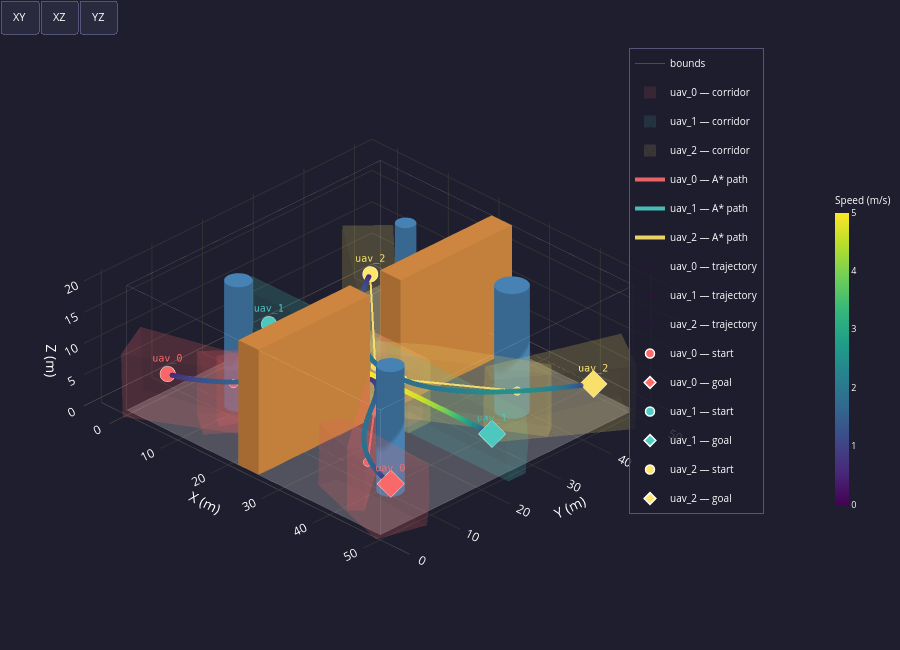

This figure's notebook cell:
### Code cell
# ── Cell 4 — Trajectory Generation (STO) ────────────────────────────────────
from trajectory_generator import generate_trajectories, TrajectoryResult, STOConfig
import logging
logging.getLogger("trajectory_generator").setLevel(logging.WARNING)

sto_cfg = STOConfig.from_yaml(PLANNER_CONFIG)
print(f"✓  STO config   [{os.path.basename(PLANNER_CONFIG)}]  "
      f"max_iter={sto_cfg.max_iter}  adaptive={sto_cfg.adaptive_weights}  "
      f"cost={sto_cfg.corridor_cost_type.upper()}")

# ── Optimise trajectories (runs STO per UAV) ─────────────────────────────────
try:
    trajectories = generate_trajectories(fleet, paths, corridors, sto_cfg, verbose=True)
except RuntimeError as exc:
    print(f"\n✗  STO FAILED — {exc}")
    raise

# ── Summary ───────────────────────────────────────────────────────────────────
print(f"\n{'─'*62}")
for tr in trajectories:
    print(f"  ✓  {tr.uav_id:<10}  "
          f"T={tr.total_time:.1f} s  "
          f"max_v={tr.vel_norm.max():.2f} m/s  "
          f"jerk={tr.jerk_cost:.4f}  "
          f"viol_corr={tr.violations['corridor']:.4f}  "
          f"({tr.runtime:.0f} s)")
print(f"{'─'*62}")

# ── Visualisation — environment + paths + corridors + trajectories ────────────
plot_environment_3d(env, fleet=fleet, paths=paths, corridors=corridors,
                    trajectories=trajectories)

### Figure 1 — Plotly figure (JSON) as saved in the notebook; plotly's stock layout.template omitted (floating-point values rounded to 4 significant figures; data arrays with more than 128 entries replaced by an {"elided": "..."} marker saying what was removed)
{"data": [{"color": "#EFEFEF", "flatshading": true, "hoverinfo": "skip", "i": [0, 0], "j": [1, 2], "k": [2, 3], "name": "floor", "opacity": 0.25, "showscale": false, "type": "mesh3d", "x": [0, 50, 50, 0], "y": [0, 0, 50, 50], "z": [0, 0, 0, 0]}, {"hoverinfo": "skip", "line": {"color": "white", "width": 1}, "mode": "lines", "name": "bounds", "opacity": 0.2, "type": "scatter3d", "x": [0, 50, null, 50, 50, null, 50, 0, null, 0, 0, null, 0, 50, null, 50, 50, null, 50, 0, null, 0, 0, null, 0, 0, null, 50, 50, null, 50, 50, null, 0, 0, null], "y": [0, 0, null, 0, 50, null, 50, 50, null, 50, 0, null, 0, 0, null, 0, 50, null, 50, 50, null, 50, 0, null, 0, 0, null, 0, 0, null, 50, 50, null, 50, 50, null], "z": [0, 0, null, 0, 0, null, 0, 0, null, 0, 0, null, 20, 20, null, 20, 20, null, 20, 20, null, 20, 20, null, 0, 20, null, 0, 20, null, 0, 20, null, 0, 20, null]}, {"color": "#4682B4", "flatshading": false, "hoverinfo": "skip", "i": {"elided": "160 int values"}, "j": {"elided": "160 int values"}, "k": {"elided": "160 int values"}, "name": "cyl_0", "opacity": 1, "showscale": false, "type": "mesh3d", "x": [12.0, 11.98, 11.9, 11.78, 11.62, 11.41, 11.18, 10.91, 10.62, 10.31, 10.0, 9.687, 9.382, 9.092, 8.824, 8.586, 8.382, 8.218, 8.098, 8.025, 8.0, 8.025, 8.098, 8.218, 8.382, 8.586, 8.824, 9.092, 9.382, 9.687, 10.0, 10.31, 10.62, 10.91, 11.18, 11.41, 11.62, 11.78, 11.9, 11.98, 12.0, 11.98, 11.9, 11.78, 11.62, 11.41, 11.18, 10.91, 10.62, 10.31, 10.0, 9.687, 9.382, 9.092, 8.824, 8.586, 8.382, 8.218, 8.098, 8.025, 8.0, 8.025, 8.098, 8.218, 8.382, 8.586, 8.824, 9.092, 9.382, 9.687, 10.0, 10.31, 10.62, 10.91, 11.18, 11.41, 11.62, 11.78, 11.9, 11.98, 10.0, 10.0], "y": [12.0, 12.31, 12.62, 12.91, 13.18, 13.41, 13.62, 13.78, 13.9, 13.98, 14.0, 13.98, 13.9, 13.78, 13.62, 13.41, 13.18, 12.91, 12.62, 12.31, 12.0, 11.69, 11.38, 11.09, 10.82, 10.59, 10.38, 10.22, 10.1, 10.02, 10.0, 10.02, 10.1, 10.22, 10.38, 10.59, 10.82, 11.09, 11.38, 11.69, 12.0, 12.31, 12.62, 12.91, 13.18, 13.41, 13.62, 13.78, 13.9, 13.98, 14.0, 13.98, 13.9, 13.78, 13.62, 13.41, 13.18, 12.91, 12.62, 12.31, 12.0, 11.69, 11.38, 11.09, 10.82, 10.59, 10.38, 10.22, 10.1, 10.02, 10.0, 10.02, 10.1, 10.22, 10.38, 10.59, 10.82, 11.09, 11.38, 11.69, 12.0, 12.0], "z": [0.0, 0.0, 0.0, 0.0, 0.0, 0.0, 0.0, 0.0, 0.0, 0.0, 0.0, 0.0, 0.0, 0.0, 0.0, 0.0, 0.0, 0.0, 0.0, 0.0, 0.0, 0.0, 0.0, 0.0, 0.0, 0.0, 0.0, 0.0, 0.0, 0.0, 0.0, 0.0, 0.0, 0.0, 0.0, 0.0, 0.0, 0.0, 0.0, 0.0, 20.0, 20.0, 20.0, 20.0, 20.0, 20.0, 20.0, 20.0, 20.0, 20.0, 20.0, 20.0, 20.0, 20.0, 20.0, 20.0, 20.0, 20.0, 20.0, 20.0, 20.0, 20.0, 20.0, 20.0, 20.0, 20.0, 20.0, 20.0, 20.0, 20.0, 20.0, 20.0, 20.0, 20.0, 20.0, 20.0, 20.0, 20.0, 20.0, 20.0, 0.0, 20.0]}, {"color": "#4682B4", "flatshading": false, "hoverinfo": "skip", "i": {"elided": "160 int values"}, "j": {"elided": "160 int values"}, "k": {"elided": "160 int values"}, "name": "cyl_1", "opacity": 1, "showscale": false, "type": "mesh3d", "x": [40.5, 40.47, 40.38, 40.23, 40.02, 39.77, 39.47, 39.13, 38.77, 38.39, 38.0, 37.61, 37.23, 36.87, 36.53, 36.23, 35.98, 35.77, 35.62, 35.53, 35.5, 35.53, 35.62, 35.77, 35.98, 36.23, 36.53, 36.87, 37.23, 37.61, 38.0, 38.39, 38.77, 39.13, 39.47, 39.77, 40.02, 40.23, 40.38, 40.47, 40.5, 40.47, 40.38, 40.23, 40.02, 39.77, 39.47, 39.13, 38.77, 38.39, 38.0, 37.61, 37.23, 36.87, 36.53, 36.23, 35.98, 35.77, 35.62, 35.53, 35.5, 35.53, 35.62, 35.77, 35.98, 36.23, 36.53, 36.87, 37.23, 37.61, 38.0, 38.39, 38.77, 39.13, 39.47, 39.77, 40.02, 40.23, 40.38, 40.47, 38.0, 38.0], "y": [38.0, 38.39, 38.77, 39.13, 39.47, 39.77, 40.02, 40.23, 40.38, 40.47, 40.5, 40.47, 40.38, 40.23, 40.02, 39.77, 39.47, 39.13, 38.77, 38.39, 38.0, 37.61, 37.23, 36.87, 36.53, 36.23, 35.98, 35.77, 35.62, 35.53, 35.5, 35.53, 35.62, 35.77, 35.98, 36.23, 36.53, 36.87, 37.23, 37.61, 38.0, 38.39, 38.77, 39.13, 39.47, 39.77, 40.02, 40.23, 40.38, 40.47, 40.5, 40.47, 40.38, 40.23, 40.02, 39.77, 39.47, 39.13, 38.77, 38.39, 38.0, 37.61, 37.23, 36.87, 36.53, 36.23, 35.98, 35.77, 35.62, 35.53, 35.5, 35.53, 35.62, 35.77, 35.98, 36.23, 36.53, 36.87, 37.23, 37.61, 38.0, 38.0], "z": [0.0, 0.0, 0.0, 0.0, 0.0, 0.0, 0.0, 0.0, 0.0, 0.0, 0.0, 0.0, 0.0, 0.0, 0.0, 0.0, 0.0, 0.0, 0.0, 0.0, 0.0, 0.0, 0.0, 0.0, 0.0, 0.0, 0.0, 0.0, 0.0, 0.0, 0.0, 0.0, 0.0, 0.0, 0.0, 0.0, 0.0, 0.0, 0.0, 0.0, 20.0, 20.0, 20.0, 20.0, 20.0, 20.0, 20.0, 20.0, 20.0, 20.0, 20.0, 20.0, 20.0, 20.0, 20.0, 20.0, 20.0, 20.0, 20.0, 20.0, 20.0, 20.0, 20.0, 20.0, 20.0, 20.0, 20.0, 20.0, 20.0, 20.0, 20.0, 20.0, 20.0, 20.0, 20.0, 20.0, 20.0, 20.0, 20.0, 20.0, 0.0, 20.0]}, {"color": "#4682B4", "flatshading": false, "hoverinfo": "skip", "i": {"elided": "160 int values"}, "j": {"elided": "160 int values"}, "k": {"elided": "160 int values"}, "name": "cyl_2", "opacity": 1, "showscale": false, "type": "mesh3d", "x": [16.5, 16.48, 16.43, 16.34, 16.21, 16.06, 15.88, 15.68, 15.46, 15.23, 15.0, 14.77, 14.54, 14.32, 14.12, 13.94, 13.79, 13.66, 13.57, 13.52, 13.5, 13.52, 13.57, 13.66, 13.79, 13.94, 14.12, 14.32, 14.54, 14.77, 15.0, 15.23, 15.46, 15.68, 15.88, 16.06, 16.21, 16.34, 16.43, 16.48, 16.5, 16.48, 16.43, 16.34, 16.21, 16.06, 15.88, 15.68, 15.46, 15.23, 15.0, 14.77, 14.54, 14.32, 14.12, 13.94, 13.79, 13.66, 13.57, 13.52, 13.5, 13.52, 13.57, 13.66, 13.79, 13.94, 14.12, 14.32, 14.54, 14.77, 15.0, 15.23, 15.46, 15.68, 15.88, 16.06, 16.21, 16.34, 16.43, 16.48, 15.0, 15.0], "y": [40.0, 40.23, 40.46, 40.68, 40.88, 41.06, 41.21, 41.34, 41.43, 41.48, 41.5, 41.48, 41.43, 41.34, 41.21, 41.06, 40.88, 40.68, 40.46, 40.23, 40.0, 39.77, 39.54, 39.32, 39.12, 38.94, 38.79, 38.66, 38.57, 38.52, 38.5, 38.52, 38.57, 38.66, 38.79, 38.94, 39.12, 39.32, 39.54, 39.77, 40.0, 40.23, 40.46, 40.68, 40.88, 41.06, 41.21, 41.34, 41.43, 41.48, 41.5, 41.48, 41.43, 41.34, 41.21, 41.06, 40.88, 40.68, 40.46, 40.23, 40.0, 39.77, 39.54, 39.32, 39.12, 38.94, 38.79, 38.66, 38.57, 38.52, 38.5, 38.52, 38.57, 38.66, 38.79, 38.94, 39.12, 39.32, 39.54, 39.77, 40.0, 40.0], "z": [0.0, 0.0, 0.0, 0.0, 0.0, 0.0, 0.0, 0.0, 0.0, 0.0, 0.0, 0.0, 0.0, 0.0, 0.0, 0.0, 0.0, 0.0, 0.0, 0.0, 0.0, 0.0, 0.0, 0.0, 0.0, 0.0, 0.0, 0.0, 0.0, 0.0, 0.0, 0.0, 0.0, 0.0, 0.0, 0.0, 0.0, 0.0, 0.0, 0.0, 20.0, 20.0, 20.0, 20.0, 20.0, 20.0, 20.0, 20.0, 20.0, 20.0, 20.0, 20.0, 20.0, 20.0, 20.0, 20.0, 20.0, 20.0, 20.0, 20.0, 20.0, 20.0, 20.0, 20.0, 20.0, 20.0, 20.0, 20.0, 20.0, 20.0, 20.0, 20.0, 20.0, 20.0, 20.0, 20.0, 20.0, 20.0, 20.0, 20.0, 0.0, 20.0]}, {"color": "#4682B4", "flatshading": false, "hoverinfo": "skip", "i": {"elided": "160 int values"}, "j": {"elided": "160 int values"}, "k": {"elided": "160 int values"}, "name": "cyl_3", "opacity": 1, "showscale": false, "type": "mesh3d", "x": [44.0, 43.98, 43.9, 43.78, 43.62, 43.41, 43.18, 42.91, 42.62, 42.31, 42.0, 41.69, 41.38, 41.09, 40.82, 40.59, 40.38, 40.22, 40.1, 40.02, 40.0, 40.02, 40.1, 40.22, 40.38, 40.59, 40.82, 41.09, 41.38, 41.69, 42.0, 42.31, 42.62, 42.91, 43.18, 43.41, 43.62, 43.78, 43.9, 43.98, 44.0, 43.98, 43.9, 43.78, 43.62, 43.41, 43.18, 42.91, 42.62, 42.31, 42.0, 41.69, 41.38, 41.09, 40.82, 40.59, 40.38, 40.22, 40.1, 40.02, 40.0, 40.02, 40.1, 40.22, 40.38, 40.59, 40.82, 41.09, 41.38, 41.69, 42.0, 42.31, 42.62, 42.91, 43.18, 43.41, 43.62, 43.78, 43.9, 43.98, 42.0, 42.0], "y": [10.0, 10.31, 10.62, 10.91, 11.18, 11.41, 11.62, 11.78, 11.9, 11.98, 12.0, 11.98, 11.9, 11.78, 11.62, 11.41, 11.18, 10.91, 10.62, 10.31, 10.0, 9.687, 9.382, 9.092, 8.824, 8.586, 8.382, 8.218, 8.098, 8.025, 8.0, 8.025, 8.098, 8.218, 8.382, 8.586, 8.824, 9.092, 9.382, 9.687, 10.0, 10.31, 10.62, 10.91, 11.18, 11.41, 11.62, 11.78, 11.9, 11.98, 12.0, 11.98, 11.9, 11.78, 11.62, 11.41, 11.18, 10.91, 10.62, 10.31, 10.0, 9.687, 9.382, 9.092, 8.824, 8.586, 8.382, 8.218, 8.098, 8.025, 8.0, 8.025, 8.098, 8.218, 8.382, 8.586, 8.824, 9.092, 9.382, 9.687, 10.0, 10.0], "z": [0.0, 0.0, 0.0, 0.0, 0.0, 0.0, 0.0, 0.0, 0.0, 0.0, 0.0, 0.0, 0.0, 0.0, 0.0, 0.0, 0.0, 0.0, 0.0, 0.0, 0.0, 0.0, 0.0, 0.0, 0.0, 0.0, 0.0, 0.0, 0.0, 0.0, 0.0, 0.0, 0.0, 0.0, 0.0, 0.0, 0.0, 0.0, 0.0, 0.0, 20.0, 20.0, 20.0, 20.0, 20.0, 20.0, 20.0, 20.0, 20.0, 20.0, 20.0, 20.0, 20.0, 20.0, 20.0, 20.0, 20.0, 20.0, 20.0, 20.0, 20.0, 20.0, 20.0, 20.0, 20.0, 20.0, 20.0, 20.0, 20.0, 20.0, 20.0, 20.0, 20.0, 20.0, 20.0, 20.0, 20.0, 20.0, 20.0, 20.0, 0.0, 20.0]}, {"color": "#CD853F", "flatshading": true, "hoverinfo": "skip", "i": [7, 0, 0, 0, 4, 4, 6, 6, 4, 0, 3, 2], "j": [3, 4, 1, 2, 5, 6, 5, 2, 0, 1, 6, 3], "k": [0, 7, 2, 7, 6, 7, 1, 1, 5, 5, 7, 6], "name": "passage_wall_south", "opacity": 1, "showscale": false, "type": "mesh3d", "x": [22, 26, 26, 22, 22, 26, 26, 22], "y": [0, 0, 22, 22, 0, 0, 22, 22], "z": [0, 0, 0, 0, 20, 20, 20, 20]}, {"color": "#CD853F", "flatshading": true, "hoverinfo": "skip", "i": [7, 0, 0, 0, 4, 4, 6, 6, 4, 0, 3, 2], "j": [3, 4, 1, 2, 5, 6, 5, 2, 0, 1, 6, 3], "k": [0, 7, 2, 7, 6, 7, 1, 1, 5, 5, 7, 6], "name": "passage_wall_north", "opacity": 1, "showscale": false, "type": "mesh3d", "x": [22, 26, 26, 22, 22, 26, 26, 22], "y": [28, 28, 50, 50, 28, 28, 50, 50], "z": [0, 0, 0, 0, 20, 20, 20, 20]}, {"color": "#FF6B6B", "flatshading": true, "hoverinfo": "skip", "i": [1, 1, 1, 1, 3, 3, 3, 7, 7, 6, 6, 6, 6, 6, 6, 6], "j": [9, 9, 8, 0, 1, 4, 1, 9, 4, 9, 8, 7, 0, 3, 3, 7], "k": [8, 2, 5, 5, 2, 2, 0, 2, 2, 8, 5, 9, 5, 0, 4, 4], "legendgroup": "uav_0_corridor", "name": "uav_0 — corridor", "opacity": 0.12, "showlegend": true, "showscale": false, "type": "mesh3d", "x": [16.62, 18.32, 18.55, 16.62, 16.9, -3.01, -3.01, -2.83, 0.5729, 0.804], "y": [10.37, 6.88, 6.992, 10.65, 10.38, 5.639, 6.026, 5.856, -1.737, -1.625], "z": [10.38, 10.38, 0.3801, 5.723, 0.3801, 9.87, 3.284, -0.1268, 9.87, -0.1268]}, {"color": "#FF6B6B", "flatshading": true, "hoverinfo": "skip", "i": [6, 6, 9, 9, 9, 9, 2, 2, 2, 7, 7, 7, 7, 7, 7, 7], "j": [1, 5, 1, 5, 4, 4, 1, 1, 4, 6, 9, 9, 4, 2, 6, 2], "k": [0, 1, 3, 1, 3, 8, 3, 0, 3, 5, 5, 8, 8, 4, 0, 0], "legendgroup": "uav_0_corridor", "name": "uav_0 — corridor", "opacity": 0.12, "showlegend": false, "showscale": false, "type": "mesh3d", "x": [7.917, 12.75, 12.63, 20.25, 17.61, 12.75, 7.917, 12.63, 17.61, 20.25], "y": [5.875, 2.25, 11.17, 12.25, 14.23, 2.25, 5.875, 11.17, 14.23, 12.25], "z": [0.25, 0.25, 0.25, 0.25, 0.25, 10.25, 10.25, 10.25, 10.25, 10.25]}, {"color": "#FF6B6B", "flatshading": true, "hoverinfo": "skip", "i": [0, 0, 0, 10, 10, 10, 12, 12, 12, 12, 5, 5, 5, 5, 11, 11, 11, 11, 8, 8, 8, 8, 8, 8, 8, 8], "j": [4, 14, 14, 6, 1, 6, 3, 1, 3, 14, 4, 3, 3, 6, 14, 10, 12, 12, 6, 5, 0, 5, 10, 11, 0, 11], "k": [2, 4, 13, 1, 9, 7, 1, 9, 4, 4, 2, 1, 4, 1, 13, 9, 9, 14, 7, 6, 2, 2, 7, 10, 13, 13], "legendgroup": "uav_0_corridor", "name": "uav_0 — corridor", "opacity": 0.12, "showlegend": false, "showscale": false, "type": "mesh3d", "x": [16.93, 12.73, 10.79, 12.73, 12.69, 10.79, 10.83, 17.01, 16.93, 24.3, 24.2, 24.17, 24.3, 24.17, 24.26], "y": [20.59, 5.492, 6.867, 5.492, 5.522, 6.867, 6.834, 20.61, 20.59, 27.57, 27.64, 27.66, 27.57, 27.66, 27.6], "z": [0.25, 10.25, 0.25, 4.75, 0.25, 5.75, 10.25, 10.25, 5.75, 10.25, 10.25, 5.75, 4.75, 0.25, 0.25]}, {"color": "#FF6B6B", "flatshading": true, "hoverinfo": "skip", "i": [13, 13, 13, 13, 1, 1, 1, 1, 5, 5, 5, 5, 4, 4, 4, 4, 15, 15, 15, 15, 15, 15, 15, 15, 12, 12, 12, 12, 12, 12, 12, 12], "j": [10, 10, 16, 16, 10, 10, 2, 7, 10, 10, 6, 7, 2, 6, 2, 6, 2, 16, 1, 1, 4, 4, 16, 17, 6, 13, 5, 5, 4, 4, 13, 17], "k": [11, 9, 9, 14, 9, 8, 7, 8, 11, 8, 7, 8, 0, 3, 7, 7, 0, 9, 9, 2, 0, 17, 14, 14, 3, 11, 11, 6, 3, 17, 14, 14], "legendgroup": "uav_0_corridor", "name": "uav_0 — corridor", "opacity": 0.12, "showlegend": false, "showscale": false, "type": "mesh3d", "x": [16.75, 16.75, 16.75, 31.25, 24, 31.25, 31.25, 24, 24, 16.75, 24, 31.25, 31.25, 31.25, 24.0, 16.75, 16.75, 24], "y": [27.23, 22.93, 23.15, 27.23, 27.25, 22.93, 23.15, 22.97, 22.74, 22.93, 22.74, 22.93, 27.23, 27.2, 27.22, 27.23, 27.2, 27.25], "z": [0.25, 4.75, 0.25, 0.25, 0.25, 4.75, 0.25, 0.25, 4.75, 10.25, 10.25, 10.25, 5.75, 10.25, 10.25, 5.75, 10.25, 5.75]}, {"color": "#FF6B6B", "flatshading": true, "hoverinfo": "skip", "i": [0, 0, 9, 9, 9, 9, 3, 3, 3, 5, 5, 5, 5, 5, 5, 5], "j": [8, 8, 8, 7, 7, 4, 7, 7, 0, 8, 9, 9, 0, 3, 4, 3], "k": [1, 6, 6, 6, 2, 2, 2, 6, 6, 1, 8, 4, 1, 0, 2, 2], "legendgroup": "uav_0_corridor", "name": "uav_0 — corridor", "opacity": 0.12, "showlegend": false, "showscale": false, "type": "mesh3d", "x": [29.0, 29.0, 22.86, 23.24, 22.86, 23.24, 43.99, 42.1, 43.99, 42.1], "y": [22.91, 22.91, 26.93, 27.26, 26.93, 27.26, 2.937, 1.282, 2.937, 1.282], "z": [0.25, 10.25, 0.25, 0.25, 10.25, 10.25, 0.25, 0.25, 10.25, 10.25]}, {"color": "#FF6B6B", "flatshading": true, "hoverinfo": "skip", "i": [1, 1, 5, 5, 5, 6, 6, 6, 11, 11, 11, 11, 11, 8, 8, 8, 13, 13, 13, 13, 13, 13, 13, 13], "j": [4, 4, 1, 10, 10, 4, 2, 7, 1, 2, 10, 6, 6, 4, 7, 5, 10, 11, 11, 6, 6, 8, 5, 8], "k": [2, 3, 3, 1, 9, 2, 0, 4, 2, 0, 1, 0, 12, 3, 4, 3, 9, 12, 10, 7, 12, 7, 9, 5], "legendgroup": "uav_0_corridor", "name": "uav_0 — corridor", "opacity": 0.12, "showlegend": false, "showscale": false, "type": "mesh3d", "x": [52.86, 34.78, 50.65, 34.41, 50.28, 35.22, 52.74, 52.48, 42.64, 35.55, 35.67, 41.84, 41.87, 41.79], "y": [6.673, 3.23, -1.214, 3.334, -1.11, 6.255, 7.031, 6.738, 6.941, 6.721, 6.414, 6.94, 7.275, 7.272], "z": [9.804, 10.44, 9.804, 0.4462, -0.1887, 0.4462, 4.32, -0.1887, 0.1781, 5.481, 10.44, 10.22, 5.022, 4.959]}, {"color": "#4ECDC4", "flatshading": true, "hoverinfo": "skip", "i": [13, 13, 13, 13, 1, 1, 1, 1, 7, 7, 7, 7, 4, 4, 4, 4, 16, 16, 16, 16, 16, 16, 16, 16, 12, 12, 12, 12, 12, 12, 12, 12], "j": [10, 10, 14, 14, 10, 10, 2, 6, 10, 10, 5, 6, 2, 5, 2, 5, 2, 14, 1, 1, 4, 4, 14, 17, 5, 13, 7, 7, 4, 4, 13, 17], "k": [11, 9, 9, 15, 9, 8, 6, 8, 11, 8, 6, 8, 0, 3, 6, 6, 0, 9, 9, 2, 0, 17, 15, 15, 3, 11, 11, 5, 3, 17, 15, 15], "legendgroup": "uav_1_corridor", "name": "uav_1 — corridor", "opacity": 0.12, "showlegend": true, "showscale": false, "type": "mesh3d", "x": [-2.0, -2.0, -2.0, 52, 25, 52, 25, 52, 25, -2.0, 25, 52, 52, 52, -2, 25, -2, 25], "y": [26.69, 22.75, 23.31, 26.69, 26.72, 23.31, 23.28, 22.75, 22.72, 23.31, 23.28, 23.31, 27.25, 26.69, 26.69, 26.72, 27.25, 27.28], "z": [8.882e-16, 5.0, 0, 8.882e-16, 0, 0, 0, 5.0, 5.0, 10, 10, 10, 5.0, 10, 10, 10, 5.0, 5.0]}, {"color": "#FFE66D", "flatshading": true, "hoverinfo": "skip", "i": [11, 11, 11, 11, 7, 7, 7, 7, 2, 2, 2, 2, 4, 4, 4, 4, 4, 4, 4, 4], "j": [9, 10, 9, 0, 11, 0, 1, 11, 1, 10, 7, 7, 9, 9, 2, 2, 0, 0, 7, 7], "k": [8, 8, 3, 3, 10, 6, 10, 0, 10, 8, 1, 5, 3, 8, 8, 5, 6, 3, 6, 5], "legendgroup": "uav_2_corridor", "name": "uav_2 — corridor", "opacity": 0.12, "showlegend": true, "showscale": false, "type": "mesh3d", "x": [-3.219, 1.643, 25.48, 25.35, 25.3, 25.38, -3.282, -3.232, 25.66, 25.53, 1.892, 1.82], "y": [45.64, 50.9, 22.96, 22.68, 22.71, 22.86, 45.68, 45.76, 23.08, 22.87, 51.07, 50.95], "z": [-0.0469, 9.953, 10.3, 0.2973, 6.234, 10.3, 7.61, 9.953, 5.471, 0.2973, 2.893, -0.0469]}, {"color": "#FFE66D", "flatshading": true, "hoverinfo": "skip", "i": [3, 3, 3, 3, 3, 3, 3, 3, 7, 7, 7, 7, 11, 11, 11, 11, 11, 11, 11, 11], "j": [1, 4, 1, 4, 9, 6, 9, 2, 1, 2, 1, 10, 7, 9, 9, 7, 4, 6, 4, 10], "k": [5, 0, 2, 5, 6, 0, 8, 8, 2, 8, 5, 5, 8, 8, 6, 10, 0, 0, 5, 5], "legendgroup": "uav_2_corridor", "name": "uav_2 — corridor", "opacity": 0.12, "showlegend": false, "showscale": false, "type": "mesh3d", "x": [32.75, 17.25, 17.25, 25.0, 32.75, 25.0, 32.75, 17.25, 17.25, 25.0, 25.0, 32.75], "y": [27.12, 22.77, 27.13, 27.25, 22.77, 22.75, 27.12, 22.77, 27.13, 27.25, 22.75, 22.77], "z": [0.25, 0.25, 0.25, 0.25, 0.25, 0.25, 10.25, 10.25, 10.25, 10.25, 10.25, 10.25]}, {"color": "#FFE66D", "flatshading": true, "hoverinfo": "skip", "i": [9, 9, 5, 5, 5, 5, 0, 0, 0, 1, 1, 1, 1, 1, 1, 1], "j": [6, 8, 2, 2, 6, 8, 6, 6, 2, 5, 9, 5, 2, 0, 9, 0], "k": [7, 6, 3, 4, 3, 6, 3, 7, 3, 4, 8, 8, 4, 2, 7, 7], "legendgroup": "uav_2_corridor", "name": "uav_2 — corridor", "opacity": 0.12, "showlegend": false, "showscale": false, "type": "mesh3d", "x": [29.8, 29.8, 45.62, 47.19, 45.62, 47.19, 24.5, 22.84, 24.5, 22.84], "y": [30.24, 30.24, 38.21, 35.85, 38.21, 35.85, 22.61, 25.1, 22.61, 25.1], "z": [0.25, 10.25, 0.25, 0.25, 10.25, 10.25, 0.25, 0.25, 10.25, 10.25]}, {"color": "#FFE66D", "flatshading": true, "hoverinfo": "skip", "i": [8, 8, 8, 3, 3, 3, 3, 5, 5, 7, 7, 7, 7, 7, 7, 7], "j": [2, 0, 9, 8, 8, 0, 4, 2, 4, 3, 3, 5, 8, 8, 9, 5], "k": [1, 1, 2, 0, 6, 1, 1, 1, 1, 6, 4, 4, 9, 6, 2, 2], "legendgroup": "uav_2_corridor", "name": "uav_2 — corridor", "opacity": 0.12, "showlegend": false, "showscale": false, "type": "mesh3d", "x": [45.83, 53.95, 53.82, 39.59, 42.92, 42.8, 39.38, 39.54, 45.57, 45.69], "y": [51.75, 46.7, 46.51, 31.03, 28.96, 28.77, 31.03, 30.79, 51.75, 51.57], "z": [9.884, 9.884, -0.1134, 10.36, 10.36, 0.3661, 5.486, 0.3661, 3.86, -0.1134]}, {"hovertemplate": "<b>uav_0 — A* path</b><br>x=%{x:.1f}  y=%{y:.1f}  z=%{z:.1f}<extra></extra>", "legendgroup": "uav_0_path", "line": {"color": "#FF6B6B", "width": 4}, "mode": "lines", "name": "uav_0 — A* path", "opacity": 0.9, "showlegend": true, "type": "scatter3d", "x": [3, 11.75, 13.25, 21.75, 26.25, 40.75, 47], "y": [5, 9.25, 11.25, 23.25, 23.25, 6.75, 5], "z": [5, 5.25, 5.25, 5.25, 5.25, 5.25, 5]}, {"hoverinfo": "skip", "legendgroup": "uav_0_path", "marker": {"color": "#FF6B6B", "line": {"color": "white", "width": 1}, "size": 5}, "mode": "markers", "opacity": 0.8, "showlegend": false, "type": "scatter3d", "x": [11.75, 13.25, 21.75, 26.25, 40.75], "y": [9.25, 11.25, 23.25, 23.25, 6.75], "z": [5.25, 5.25, 5.25, 5.25, 5.25]}, {"hovertemplate": "<b>uav_1 — A* path</b><br>x=%{x:.1f}  y=%{y:.1f}  z=%{z:.1f}<extra></extra>", "legendgroup": "uav_1_path", "line": {"color": "#4ECDC4", "width": 4}, "mode": "lines", "name": "uav_1 — A* path", "opacity": 0.9, "showlegend": true, "type": "scatter3d", "x": [3, 47], "y": [25, 25], "z": [5, 5]}, {"hovertemplate": "<b>uav_2 — A* path</b><br>x=%{x:.1f}  y=%{y:.1f}  z=%{z:.1f}<extra></extra>", "legendgroup": "uav_2_path", "line": {"color": "#FFE66D", "width": 4}, "mode": "lines", "name": "uav_2 — A* path", "opacity": 0.9, "showlegend": true, "type": "scatter3d", "x": [3, 22.25, 27.75, 41.25, 47], "y": [45, 26.75, 26.75, 35.75, 45], "z": [5, 5.25, 5.25, 5.25, 5]}, {"hoverinfo": "skip", "legendgroup": "uav_2_path", "marker": {"color": "#FFE66D", "line": {"color": "white", "width": 1}, "size": 5}, "mode": "markers", "opacity": 0.8, "showlegend": false, "type": "scatter3d", "x": [22.25, 27.75, 41.25], "y": [26.75, 26.75, 35.75], "z": [5.25, 5.25, 5.25]}, {"hoverinfo": "skip", "legendgroup": "uav_0_traj", "line": {"color": "#FF6B6B", "width": 2}, "mode": "lines", "opacity": 0.35, "showlegend": false, "type": "scatter3d", "x": {"elided": "299 float values"}, "y": {"elided": "299 float values"}, "z": {"elided": "299 float values"}}, {"hovertemplate": "<b>uav_0 — trajectory</b><br>x=%{x:.1f}  y=%{y:.1f}  z=%{z:.1f}<br>speed=%{marker.color:.2f} m/s<extra></extra>", "legendgroup": "uav_0_traj", "marker": {"cmax": 5, "cmin": 0, "color": {"elided": "299 float values"}, "colorbar": {"len": 0.55, "thickness": 14, "tickfont": {"color": "white", "size": 9}, "title": {"font": {"color": "white", "size": 10}, "text": "Speed (m/s)"}, "x": 1.08}, "colorscale": [[0, "#440154"], [0.1111, "#482878"], [0.2222, "#3e4989"], [0.3333, "#31688e"], [0.4444, "#26828e"], [0.5556, "#1f9e89"], [0.6667, "#35b779"], [0.7778, "#6ece58"], [0.8889, "#b5de2b"], [1, "#fde725"]], "showscale": true, "size": 3}, "mode": "markers", "name": "uav_0 — trajectory", "opacity": 0.9, "showlegend": true, "type": "scatter3d", "x": {"elided": "299 float values"}, "y": {"elided": "299 float values"}, "z": {"elided": "299 float values"}}, {"hoverinfo": "skip", "legendgroup": "uav_1_traj", "line": {"color": "#4ECDC4", "width": 2}, "mode": "lines", "opacity": 0.35, "showlegend": false, "type": "scatter3d", "x": {"elided": "299 float values"}, "y": {"elided": "299 int values"}, "z": {"elided": "299 int values"}}, {"hovertemplate": "<b>uav_1 — trajectory</b><br>x=%{x:.1f}  y=%{y:.1f}  z=%{z:.1f}<br>speed=%{marker.color:.2f} m/s<extra></extra>", "legendgroup": "uav_1_traj", "marker": {"cmax": 5, "cmin": 0, "color": {"elided": "299 float values"}, "colorscale": [[0, "#440154"], [0.1111, "#482878"], [0.2222, "#3e4989"], [0.3333, "#31688e"], [0.4444, "#26828e"], [0.5556, "#1f9e89"], [0.6667, "#35b779"], [0.7778, "#6ece58"], [0.8889, "#b5de2b"], [1, "#fde725"]], "showscale": false, "size": 3}, "mode": "markers", "name": "uav_1 — trajectory", "opacity": 0.9, "showlegend": true, "type": "scatter3d", "x": {"elided": "299 float values"}, "y": {"elided": "299 int values"}, "z": {"elided": "299 int values"}}, {"hoverinfo": "skip", "legendgroup": "uav_2_traj", "line": {"color": "#FFE66D", "width": 2}, "mode": "lines", "opacity": 0.35, "showlegend": false, "type": "scatter3d", "x": {"elided": "299 float values"}, "y": {"elided": "299 float values"}, "z": {"elided": "299 float values"}}, {"hovertemplate": "<b>uav_2 — trajectory</b><br>x=%{x:.1f}  y=%{y:.1f}  z=%{z:.1f}<br>speed=%{marker.color:.2f} m/s<extra></extra>", "legendgroup": "uav_2_traj", "marker": {"cmax": 5, "cmin": 0, "color": {"elided": "299 float values"}, "colorscale": [[0, "#440154"], [0.1111, "#482878"], [0.2222, "#3e4989"], [0.3333, "#31688e"], [0.4444, "#26828e"], [0.5556, "#1f9e89"], [0.6667, "#35b779"], [0.7778, "#6ece58"], [0.8889, "#b5de2b"], [1, "#fde725"]], "showscale": false, "size": 3}, "mode": "markers", "name": "uav_2 — trajectory", "opacity": 0.9, "showlegend": true, "type": "scatter3d", "x": {"elided": "299 float values"}, "y": {"elided": "299 float values"}, "z": {"elided": "299 float values"}}, {"hovertemplate": "<b>uav_0 — start</b><br>x=3.0  y=5.0  z=5.0<extra></extra>", "legendgroup": "uav_0_start", "marker": {"color": "#FF6B6B", "line": {"color": "white", "width": 1.5}, "size": 9, "symbol": "circle"}, "mode": "markers+text", "name": "uav_0 — start", "showlegend": true, "text": ["uav_0"], "textfont": {"color": "#FF6B6B", "family": "monospace", "size": 10}, "textposition": "top center", "type": "scatter3d", "x": [3], "y": [5], "z": [5]}, {"hovertemplate": "<b>uav_0 — goal</b><br>x=47.0  y=5.0  z=5.0<extra></extra>", "legendgroup": "uav_0_goal", "marker": {"color": "#FF6B6B", "line": {"color": "white", "width": 1.5}, "size": 9, "symbol": "diamond"}, "mode": "markers+text", "name": "uav_0 — goal", "showlegend": true, "text": ["uav_0"], "textfont": {"color": "#FF6B6B", "family": "monospace", "size": 10}, "textposition": "top center", "type": "scatter3d", "x": [47], "y": [5], "z": [5]}, {"hoverinfo": "skip", "legendgroup": "uav_0_start", "line": {"color": "#FF6B6B", "dash": "dot", "width": 1.5}, "mode": "lines", "opacity": 0.35, "showlegend": false, "type": "scatter3d", "x": [3, 47], "y": [5, 5], "z": [5, 5]}, {"hovertemplate": "<b>uav_1 — start</b><br>x=3.0  y=25.0  z=5.0<extra></extra>", "legendgroup": "uav_1_start", "marker": {"color": "#4ECDC4", "line": {"color": "white", "width": 1.5}, "size": 9, "symbol": "circle"}, "mode": "markers+text", "name": "uav_1 — start", "showlegend": true, "text": ["uav_1"], "textfont": {"color": "#4ECDC4", "family": "monospace", "size": 10}, "textposition": "top center", "type": "scatter3d", "x": [3], "y": [25], "z": [5]}, {"hovertemplate": "<b>uav_1 — goal</b><br>x=47.0  y=25.0  z=5.0<extra></extra>", "legendgroup": "uav_1_goal", "marker": {"color": "#4ECDC4", "line": {"color": "white", "width": 1.5}, "size": 9, "symbol": "diamond"}, "mode": "markers+text", "name": "uav_1 — goal", "showlegend": true, "text": ["uav_1"], "textfont": {"color": "#4ECDC4", "family": "monospace", "size": 10}, "textposition": "top center", "type": "scatter3d", "x": [47], "y": [25], "z": [5]}, {"hoverinfo": "skip", "legendgroup": "uav_1_start", "line": {"color": "#4ECDC4", "dash": "dot", "width": 1.5}, "mode": "lines", "opacity": 0.35, "showlegend": false, "type": "scatter3d", "x": [3, 47], "y": [25, 25], "z": [5, 5]}, {"hovertemplate": "<b>uav_2 — start</b><br>x=3.0  y=45.0  z=5.0<extra></extra>", "legendgroup": "uav_2_start", "marker": {"color": "#FFE66D", "line": {"color": "white", "width": 1.5}, "size": 9, "symbol": "circle"}, "mode": "markers+text", "name": "uav_2 — start", "showlegend": true, "text": ["uav_2"], "textfont": {"color": "#FFE66D", "family": "monospace", "size": 10}, "textposition": "top center", "type": "scatter3d", "x": [3], "y": [45], "z": [5]}, {"hovertemplate": "<b>uav_2 — goal</b><br>x=47.0  y=45.0  z=5.0<extra></extra>", "legendgroup": "uav_2_goal", "marker": {"color": "#FFE66D", "line": {"color": "white", "width": 1.5}, "size": 9, "symbol": "diamond"}, "mode": "markers+text", "name": "uav_2 — goal", "showlegend": true, "text": ["uav_2"], "textfont": {"color": "#FFE66D", "family": "monospace", "size": 10}, "textposition": "top center", "type": "scatter3d", "x": [47], "y": [45], "z": [5]}, {"hoverinfo": "skip", "legendgroup": "uav_2_start", "line": {"color": "#FFE66D", "dash": "dot", "width": 1.5}, "mode": "lines", "opacity": 0.35, "showlegend": false, "type": "scatter3d", "x": [3, 47], "y": [45, 45], "z": [5, 5]}], "layout": {"height": 650, "legend": {"bgcolor": "rgba(30,30,46,0.85)", "bordercolor": "#555577", "borderwidth": 1, "font": {"color": "white", "size": 10}, "x": 1, "xanchor": "right", "y": 1, "yanchor": "top"}, "margin": {"b": 0, "l": 0, "r": 0, "t": 40}, "paper_bgcolor": "#1E1E2E", "scene": {"aspectmode": "data", "bgcolor": "#1E1E2E", "camera": {"eye": {"x": 1.5, "y": -1.5, "z": 1.2}, "projection": {"type": "orthographic"}}, "xaxis": {"color": "white", "gridcolor": "#333333", "showbackground": false, "title": {"text": "X (m)"}, "zerolinecolor": "#555555"}, "yaxis": {"color": "white", "gridcolor": "#333333", "showbackground": false, "title": {"text": "Y (m)"}, "zerolinecolor": "#555555"}, "zaxis": {"color": "white", "gridcolor": "#333333", "showbackground": false, "title": {"text": "Z (m)"}, "zerolinecolor": "#555555"}}, "showlegend": true, "updatemenus": [{"bgcolor": "#2A2A3E", "bordercolor": "#555577", "buttons": [{"args": ["scene.camera", {"center": {"x": 0, "y": 0, "z": 0}, "eye": {"x": 0, "y": 0, "z": 2.5}, "projection": {"type": "orthographic"}, "up": {"x": 0, "y": 1, "z": 0}}], "label": "XY", "method": "relayout"}, {"args": ["scene.camera", {"center": {"x": 0, "y": 0, "z": 0}, "eye": {"x": 0, "y": -2.5, "z": 0}, "projection": {"type": "orthographic"}, "up": {"x": 0, "y": 0, "z": 1}}], "label": "XZ", "method": "relayout"}, {"args": ["scene.camera", {"center": {"x": 0, "y": 0, "z": 0}, "eye": {"x": 2.5, "y": 0, "z": 0}, "projection": {"type": "orthographic"}, "up": {"x": 0, "y": 0, "z": 1}}], "label": "YZ", "method": "relayout"}], "direction": "right", "font": {"color": "white", "size": 11}, "showactive": false, "type": "buttons", "x": 0, "xanchor": "left", "y": 1.08, "yanchor": "top"}], "width": 900}}
